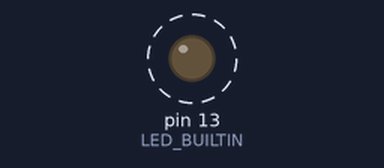
Simulated run of this sketch. Board: Arduino Uno, built with avr-gcc and run on an emulated ATmega328P. Shown: output pins drawn as LEDs (lit = HIGH). Dashed ring = blinking. What the sketch prints to the serial monitor is not drawn.

Above: at 0.4 s.
Timing chart, 0 to 3.0 s (numbered marks = the images above):
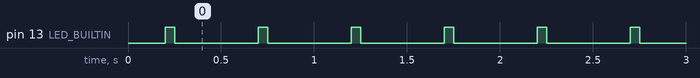

Measured:
- by itself, pin 13 (LED_BUILTIN): alternates HIGH for 0.05 s and LOW for 0.45 s

The sketch:

blink_and_print_state_machine.ino
```cpp
// Variables of the blink task.
unsigned long last_blink_time;
int blink_interval = 200;
// Variables of the print task.
unsigned long last_print_time;
int print_interval = 1000;
// The states of the blink task.
enum state {
  LED_OFF,
  LED_ON
};
// The blink state variable.
uint8_t led_state = LED_OFF;

void setup() {
  Serial.begin(115200);
  pinMode(LED_BUILTIN, OUTPUT);
  // Initialize last_time variables.
  last_blink_time = millis();
  last_print_time = millis();
}

void loop() {
  // Check if it is time to run the blink task.
  if (millis() - last_blink_time >= blink_interval) {
    // Update the last blink time.
    last_blink_time += blink_interval;
    // Execute the blink task.
    blink_task();
  }

  // Check if it is time to run the print task.
  if (millis() - last_print_time >= print_interval) {
    // Update the last print time.
    last_print_time += print_interval;
    // Execute the print task.
    Serial.println("Tick");
  }
}

void blink_task() {
  switch (led_state) {
    case LED_OFF:
      // LED is off, we need to turn it on.
      digitalWrite(LED_BUILTIN, HIGH);
      // Update the state variable.
      led_state = LED_ON;
      // Update the blink interval (just for fun).
      blink_interval = 50;
      break;
    case LED_ON:
      digitalWrite(LED_BUILTIN, LOW);
      led_state = LED_OFF;
      blink_interval = 450;
      break;
  }
}
```
